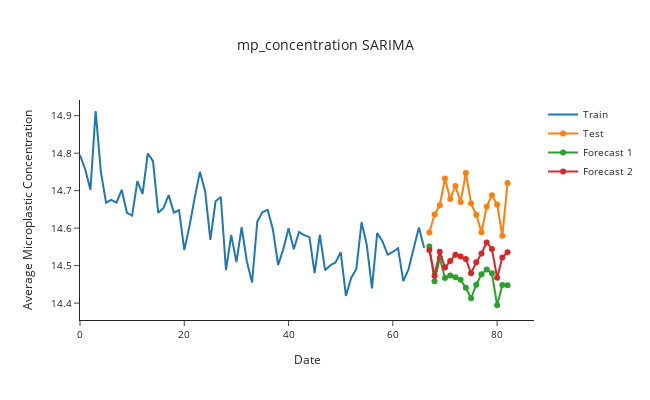

Here is the notebook cell this chart was saved with:
### Markdown cell above
## SARIMA

### Code cell
sarima_1 = ARIMA(train.mp_concentration, order=(2,1,8), seasonal_order=(1,1,1,12)).fit()
sarima_forecasts_1 = sarima_1.forecast(len(test))

sarima_2 = ARIMA(train.mp_concentration, order=(2,1,9), seasonal_order=(1,1,1,12)).fit()
sarima_forecasts_2 = sarima_2.forecast(len(test))

plot_forecasts(sarima_forecasts_1, sarima_forecasts_2, 'mp_concentration SARIMA')

### Figure 1 — Plotly figure (JSON) as saved in the notebook; plotly's stock layout.template omitted (floating-point values rounded to 4 significant figures)
{"data": [{"name": "Train", "type": "scatter", "x": [0, 1, 2, 3, 4, 5, 6, 7, 8, 9, 10, 11, 12, 13, 14, 15, 16, 17, 18, 19, 20, 21, 22, 23, 24, 25, 26, 27, 28, 29, 30, 31, 32, 33, 34, 35, 36, 37, 38, 39, 40, 41, 42, 43, 44, 45, 46, 47, 48, 49, 50, 51, 52, 53, 54, 55, 56, 57, 58, 59, 60, 61, 62, 63, 64, 65, 66], "y": [14.79, 14.76, 14.7, 14.91, 14.75, 14.67, 14.68, 14.67, 14.7, 14.64, 14.63, 14.73, 14.69, 14.8, 14.78, 14.64, 14.65, 14.69, 14.64, 14.65, 14.54, 14.61, 14.68, 14.75, 14.7, 14.57, 14.67, 14.68, 14.49, 14.58, 14.51, 14.6, 14.51, 14.46, 14.62, 14.64, 14.65, 14.6, 14.5, 14.54, 14.6, 14.54, 14.59, 14.58, 14.58, 14.48, 14.58, 14.49, 14.5, 14.51, 14.54, 14.42, 14.47, 14.49, 14.62, 14.56, 14.44, 14.59, 14.57, 14.53, 14.54, 14.55, 14.46, 14.49, 14.55, 14.6, 14.55]}, {"name": "Test", "type": "scatter", "x": [67, 68, 69, 70, 71, 72, 73, 74, 75, 76, 77, 78, 79, 80, 81, 82], "y": [14.59, 14.64, 14.66, 14.73, 14.68, 14.71, 14.67, 14.75, 14.67, 14.64, 14.59, 14.66, 14.69, 14.66, 14.58, 14.72]}, {"name": "Forecast 1", "type": "scatter", "x": [67, 68, 69, 70, 71, 72, 73, 74, 75, 76, 77, 78, 79, 80, 81, 82], "y": [14.55, 14.46, 14.52, 14.47, 14.47, 14.47, 14.46, 14.44, 14.41, 14.45, 14.48, 14.49, 14.48, 14.39, 14.45, 14.45]}, {"name": "Forecast 2", "type": "scatter", "x": [67, 68, 69, 70, 71, 72, 73, 74, 75, 76, 77, 78, 79, 80, 81, 82], "y": [14.54, 14.47, 14.54, 14.49, 14.51, 14.53, 14.52, 14.52, 14.48, 14.51, 14.53, 14.56, 14.54, 14.47, 14.52, 14.54]}], "layout": {"font": {"size": 10}, "height": 400, "title": {"text": "mp_concentration SARIMA", "x": 0.5}, "width": 650, "xaxis": {"title": {"text": "Date"}}, "yaxis": {"title": {"text": "Average Microplastic Concentration"}}}}
